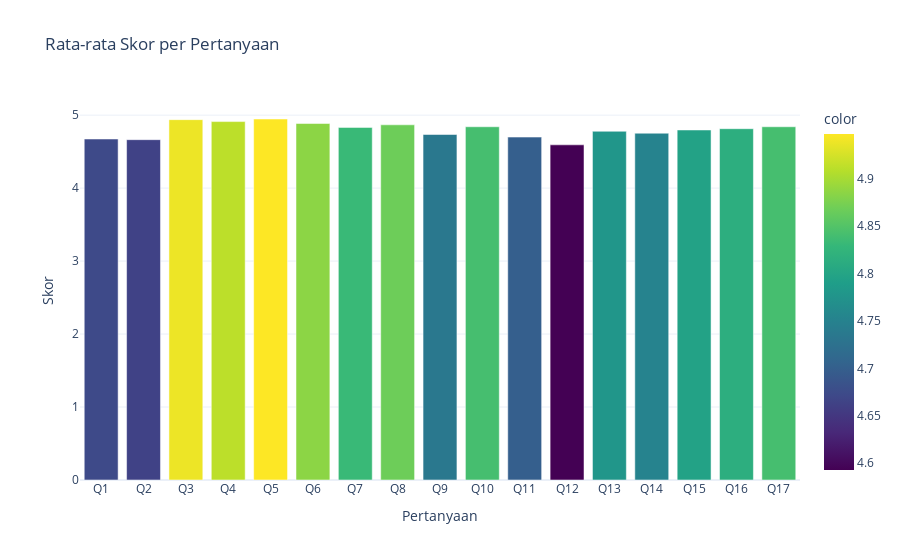

Here is the notebook cell this chart was saved with:
### Code cell
score_df = df[questions].apply(lambda col: col.map(score_map))
avg_scores = score_df.mean()

fig4 = px.bar(
    x=avg_scores.index,
    y=avg_scores.values,
    title="Rata-rata Skor per Pertanyaan",
    labels={"x":"Pertanyaan","y":"Skor"},
    color=avg_scores.values,
    color_continuous_scale="viridis",
    template="plotly_white"
)

fig4.show()

### Figure 1 — Plotly figure (JSON) as saved in the notebook; plotly's stock layout.template omitted (floating-point values rounded to 4 significant figures)
{"data": [{"hovertemplate": "Pertanyaan=%{x}<br>Skor=%{y}<br>color=%{marker.color}<extra></extra>", "legendgroup": "", "marker": {"color": [4.673, 4.664, 4.938, 4.912, 4.947, 4.885, 4.832, 4.867, 4.735, 4.841, 4.699, 4.593, 4.779, 4.752, 4.796, 4.814, 4.841], "coloraxis": "coloraxis", "pattern": {"shape": ""}}, "name": "", "orientation": "v", "showlegend": false, "textposition": "auto", "type": "bar", "x": ["Q1", "Q2", "Q3", "Q4", "Q5", "Q6", "Q7", "Q8", "Q9", "Q10", "Q11", "Q12", "Q13", "Q14", "Q15", "Q16", "Q17"], "xaxis": "x", "y": [4.673, 4.664, 4.938, 4.912, 4.947, 4.885, 4.832, 4.867, 4.735, 4.841, 4.699, 4.593, 4.779, 4.752, 4.796, 4.814, 4.841], "yaxis": "y"}], "layout": {"barmode": "relative", "coloraxis": {"colorbar": {"title": {"text": "color"}}, "colorscale": [[0, "#440154"], [0.1111, "#482878"], [0.2222, "#3e4989"], [0.3333, "#31688e"], [0.4444, "#26828e"], [0.5556, "#1f9e89"], [0.6667, "#35b779"], [0.7778, "#6ece58"], [0.8889, "#b5de2b"], [1, "#fde725"]]}, "legend": {"tracegroupgap": 0}, "title": {"text": "Rata-rata Skor per Pertanyaan"}, "xaxis": {"anchor": "y", "domain": [0, 1], "title": {"text": "Pertanyaan"}}, "yaxis": {"anchor": "x", "domain": [0, 1], "title": {"text": "Skor"}}}}
